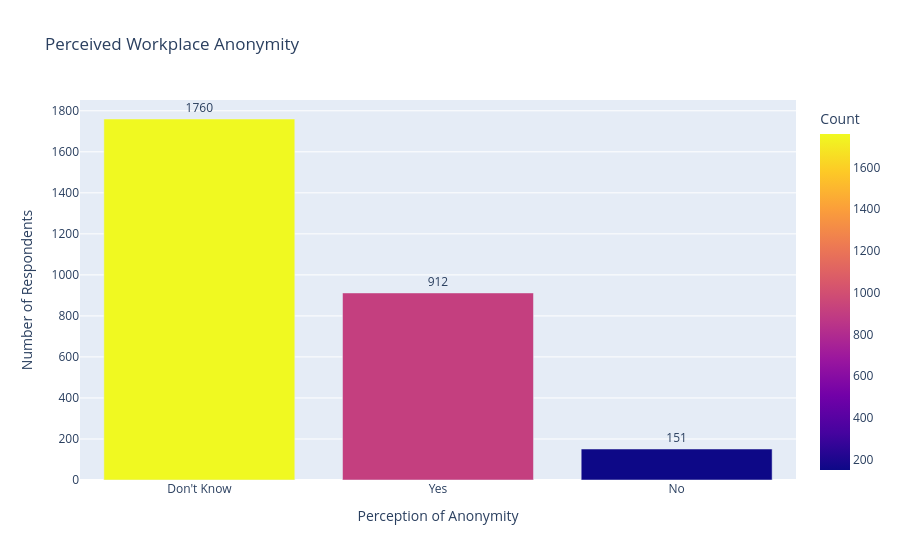

The notebook cell saved with this chart:
### Markdown cell above
## Workplace Anonymity

Employees are generally more willing to seek mental health support when confidentiality is maintained.

This section explores respondent perceptions regarding anonymity when accessing workplace mental health resources.

### Code cell
anon = (
    df["anonymity"]
    .value_counts(dropna=False)
    .reset_index()
)

anon.columns = [
    "Anonymity",
    "Count"
]

fig = px.bar(
    anon,
    x="Anonymity",
    y="Count",
    color="Count",
    text="Count",
    title="Perceived Workplace Anonymity"
)

fig.update_traces(textposition="outside")

fig.update_layout(
    xaxis_title="Perception of Anonymity",
    yaxis_title="Number of Respondents"
)

fig.show()

### Figure 1 — Plotly figure (JSON) as saved in the notebook; plotly's stock layout.template omitted (floating-point values rounded to 4 significant figures)
{"data": [{"hovertemplate": "Anonymity=%{x}<br>Count=%{marker.color}<extra></extra>", "legendgroup": "", "marker": {"color": [1760, 912, 259, 151], "coloraxis": "coloraxis", "pattern": {"shape": ""}}, "name": "", "orientation": "v", "showlegend": false, "text": [1760.0, 912.0, 259.0, 151.0], "textposition": "outside", "type": "bar", "x": ["Don't Know", "Yes", null, "No"], "xaxis": "x", "y": [1760, 912, 259, 151], "yaxis": "y"}], "layout": {"barmode": "relative", "coloraxis": {"colorbar": {"title": {"text": "Count"}}, "colorscale": [[0, "#0d0887"], [0.1111, "#46039f"], [0.2222, "#7201a8"], [0.3333, "#9c179e"], [0.4444, "#bd3786"], [0.5556, "#d8576b"], [0.6667, "#ed7953"], [0.7778, "#fb9f3a"], [0.8889, "#fdca26"], [1, "#f0f921"]]}, "legend": {"tracegroupgap": 0}, "title": {"text": "Perceived Workplace Anonymity"}, "xaxis": {"anchor": "y", "domain": [0, 1], "title": {"text": "Perception of Anonymity"}}, "yaxis": {"anchor": "x", "domain": [0, 1], "title": {"text": "Number of Respondents"}}}}
